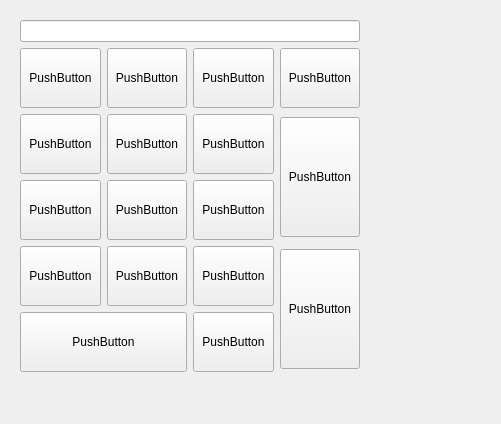
<?xml version="1.0" encoding="UTF-8"?>
<ui version="4.0">
 <class>Form</class>
 <widget class="QWidget" name="Form">
  <property name="geometry">
   <rect>
    <x>0</x>
    <y>0</y>
    <width>501</width>
    <height>424</height>
   </rect>
  </property>
  <property name="windowTitle">
   <string>Form</string>
  </property>
  <widget class="QWidget" name="">
   <property name="geometry">
    <rect>
     <x>20</x>
     <y>20</y>
     <width>340</width>
     <height>354</height>
    </rect>
   </property>
   <property name="minimumSize">
    <size>
     <width>0</width>
     <height>60</height>
    </size>
   </property>
   <layout class="QGridLayout" name="gridLayout">
    <item row="0" column="0" colspan="4">
     <widget class="QLineEdit" name="lineEdit"/>
    </item>
    <item row="1" column="0">
     <widget class="QPushButton" name="pushButton_10">
      <property name="minimumSize">
       <size>
        <width>0</width>
        <height>60</height>
       </size>
      </property>
      <property name="text">
       <string>PushButton</string>
      </property>
     </widget>
    </item>
    <item row="1" column="1">
     <widget class="QPushButton" name="pushButton_11">
      <property name="minimumSize">
       <size>
        <width>0</width>
        <height>60</height>
       </size>
      </property>
      <property name="text">
       <string>PushButton</string>
      </property>
     </widget>
    </item>
    <item row="1" column="2">
     <widget class="QPushButton" name="pushButton_12">
      <property name="minimumSize">
       <size>
        <width>0</width>
        <height>60</height>
       </size>
      </property>
      <property name="text">
       <string>PushButton</string>
      </property>
     </widget>
    </item>
    <item row="1" column="3">
     <widget class="QPushButton" name="pushButton_13">
      <property name="minimumSize">
       <size>
        <width>0</width>
        <height>60</height>
       </size>
      </property>
      <property name="text">
       <string>PushButton</string>
      </property>
     </widget>
    </item>
    <item row="2" column="0">
     <widget class="QPushButton" name="pushButton_7">
      <property name="minimumSize">
       <size>
        <width>0</width>
        <height>60</height>
       </size>
      </property>
      <property name="text">
       <string>PushButton</string>
      </property>
     </widget>
    </item>
    <item row="2" column="1">
     <widget class="QPushButton" name="pushButton_8">
      <property name="minimumSize">
       <size>
        <width>0</width>
        <height>60</height>
       </size>
      </property>
      <property name="text">
       <string>PushButton</string>
      </property>
     </widget>
    </item>
    <item row="2" column="2">
     <widget class="QPushButton" name="pushButton_9">
      <property name="minimumSize">
       <size>
        <width>0</width>
        <height>60</height>
       </size>
      </property>
      <property name="text">
       <string>PushButton</string>
      </property>
     </widget>
    </item>
    <item row="2" column="3" rowspan="2">
     <widget class="QPushButton" name="pushButton_14">
      <property name="minimumSize">
       <size>
        <width>0</width>
        <height>120</height>
       </size>
      </property>
      <property name="text">
       <string>PushButton</string>
      </property>
     </widget>
    </item>
    <item row="3" column="0">
     <widget class="QPushButton" name="pushButton_4">
      <property name="minimumSize">
       <size>
        <width>0</width>
        <height>60</height>
       </size>
      </property>
      <property name="text">
       <string>PushButton</string>
      </property>
     </widget>
    </item>
    <item row="3" column="1">
     <widget class="QPushButton" name="pushButton_5">
      <property name="minimumSize">
       <size>
        <width>0</width>
        <height>60</height>
       </size>
      </property>
      <property name="text">
       <string>PushButton</string>
      </property>
     </widget>
    </item>
    <item row="3" column="2">
     <widget class="QPushButton" name="pushButton_6">
      <property name="minimumSize">
       <size>
        <width>0</width>
        <height>60</height>
       </size>
      </property>
      <property name="text">
       <string>PushButton</string>
      </property>
     </widget>
    </item>
    <item row="4" column="0">
     <widget class="QPushButton" name="pushButton">
      <property name="minimumSize">
       <size>
        <width>0</width>
        <height>60</height>
       </size>
      </property>
      <property name="text">
       <string>PushButton</string>
      </property>
     </widget>
    </item>
    <item row="4" column="1">
     <widget class="QPushButton" name="pushButton_2">
      <property name="minimumSize">
       <size>
        <width>0</width>
        <height>60</height>
       </size>
      </property>
      <property name="text">
       <string>PushButton</string>
      </property>
     </widget>
    </item>
    <item row="4" column="2">
     <widget class="QPushButton" name="pushButton_3">
      <property name="minimumSize">
       <size>
        <width>0</width>
        <height>60</height>
       </size>
      </property>
      <property name="text">
       <string>PushButton</string>
      </property>
     </widget>
    </item>
    <item row="4" column="3" rowspan="2">
     <widget class="QPushButton" name="pushButton_15">
      <property name="minimumSize">
       <size>
        <width>0</width>
        <height>120</height>
       </size>
      </property>
      <property name="text">
       <string>PushButton</string>
      </property>
     </widget>
    </item>
    <item row="5" column="0" colspan="2">
     <widget class="QPushButton" name="pushButton_16">
      <property name="minimumSize">
       <size>
        <width>0</width>
        <height>60</height>
       </size>
      </property>
      <property name="text">
       <string>PushButton</string>
      </property>
     </widget>
    </item>
    <item row="5" column="2">
     <widget class="QPushButton" name="pushButton_17">
      <property name="minimumSize">
       <size>
        <width>0</width>
        <height>60</height>
       </size>
      </property>
      <property name="text">
       <string>PushButton</string>
      </property>
     </widget>
    </item>
   </layout>
  </widget>
 </widget>
 <resources/>
 <connections/>
</ui>
